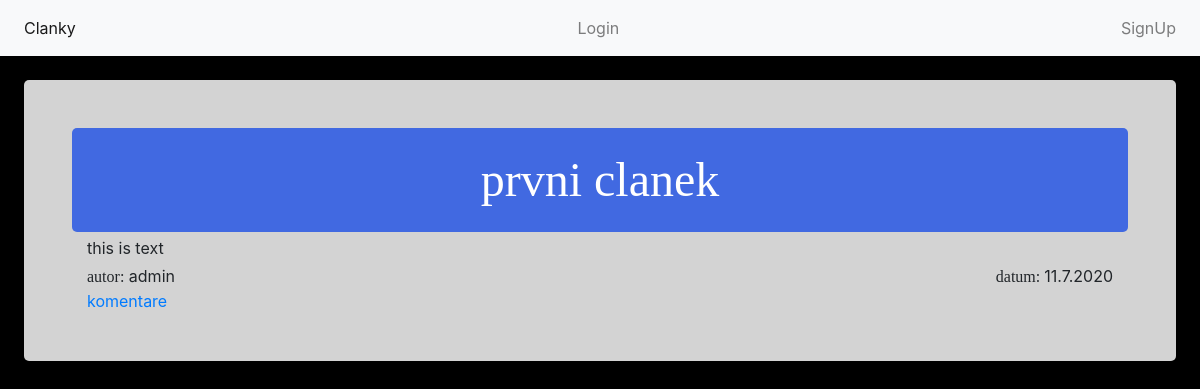
The app's page /blog/1, older data.
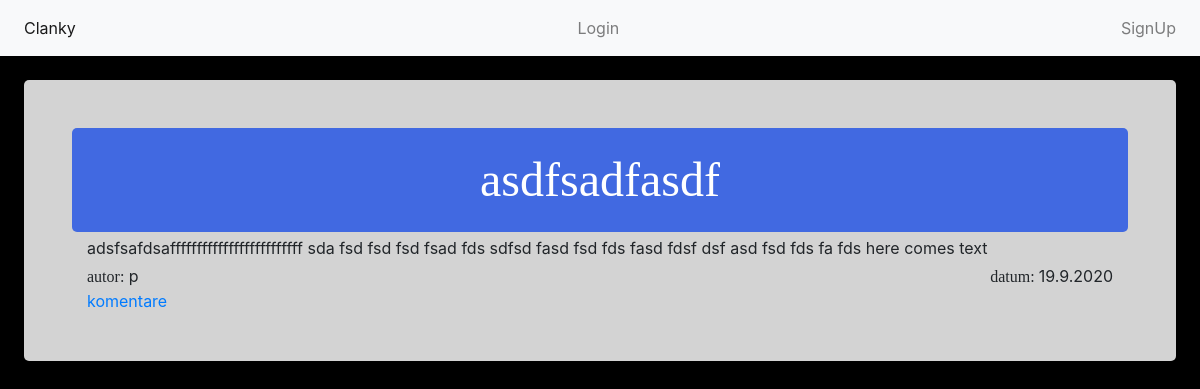
The same page, newer data.
### Blog/models.py (models this page shows, shortened)
class Articles(models.Model):
    article_author = models.ForeignKey(User, on_delete=models.CASCADE,null=True, blank=True)
    article_header = models.CharField(max_length=30)
    article_text = models.TextField(default='here comes text')
    pub_date = models.DateTimeField(auto_now=True)

### Blog/views.py (the view)
# urls.py: path('<int:article_id>', views.articles, name= "article"),
def articles(request, article_id =0, expand_comments='false'):
    articles_list= Articles.objects.all()
    print(expand_comments)
    if(article_id == 0):
        articles_list = articles_list.order_by('-pub_date')
        context = {'article_list': articles_list}
        return render(request, 'blog/article.html', context=context)
    article = articles_list.get(pk=article_id)
    comment_list = Comments.objects.all()
    context = {'article': article, 'expand_comments': expand_comments, 'comments': comment_list}
    return render(request, 'blog/article_detail.html', context= context)

### templates/blog/article_detail.html
{% extends "blog/index.html" %}
{% block content %}
    <div class="article_wrapper p-5">
        <div class=" container-fluid">
             {% include 'blog/article_header.html' %}
            <div class="mt-1 mb-1 row">
                <div class="col"> {{ article.article_text}}</div>
            </div>
            <div class="a_detials row">
                    <div class="col text-left"><span>autor:</span> {{ article.article_author.username }}</div>
                    <div class="col text-right"><span>datum: </span>{{ article.pub_date|date:"j.n.Y"}}</div>
            </div>
             {% include 'blog/article_comments.html' %}
         </div>
    </div>
{% endblock %}

### templates/blog/article_header.html
<div class="article_header row p-3">
    <div class="a_header col"> {{ article.article_header }}</div>
</div>

Row changes from the older to the newer data that the page shows:
changed Articles: article_header "prvni clanek" → "asdfsadfasdf"; article_text "this is text" → "adsfsafdsafffffffffffffffffffffffff sda fsd fsd fsd fsad fds sdfsd fasd fsd fds fasd fdsf dsf asd fsd fds fa fds here comes text"; article_author.username "admin" → "p"; pub_date "11.7.2020" → "19.9.2020"
